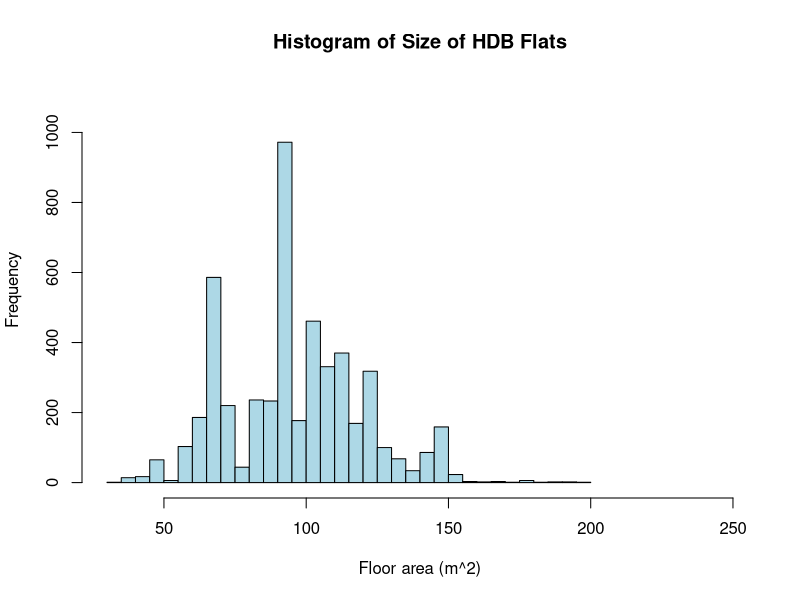
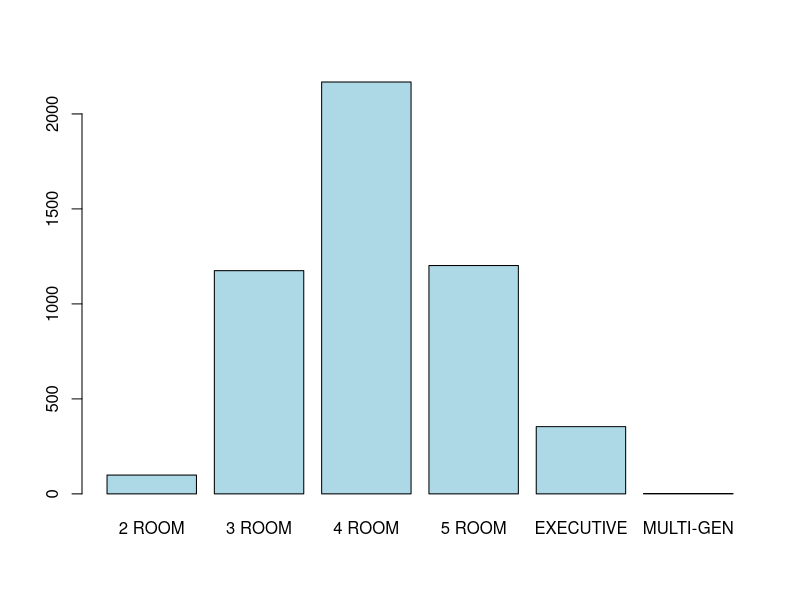
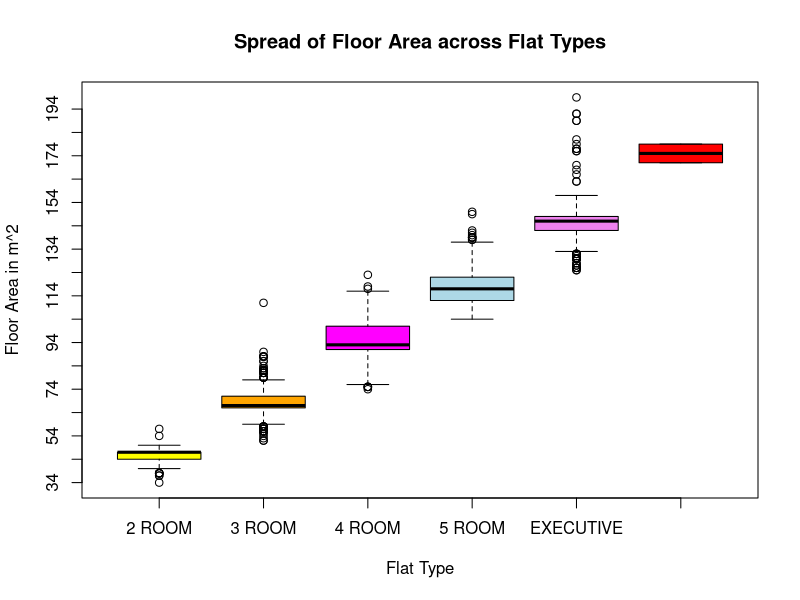
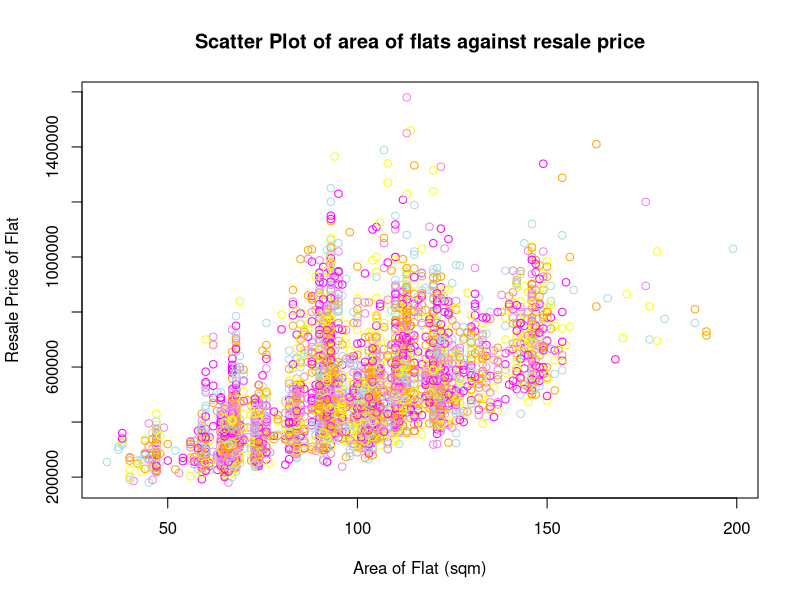
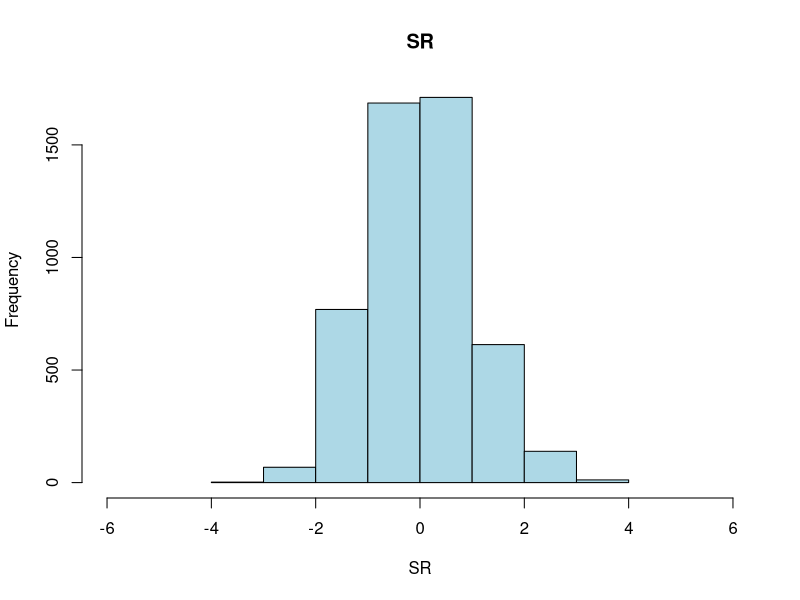
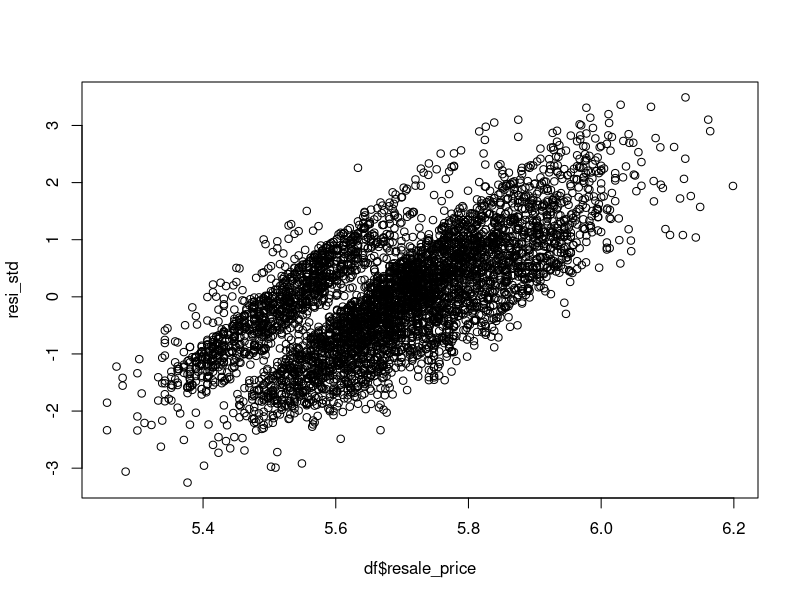
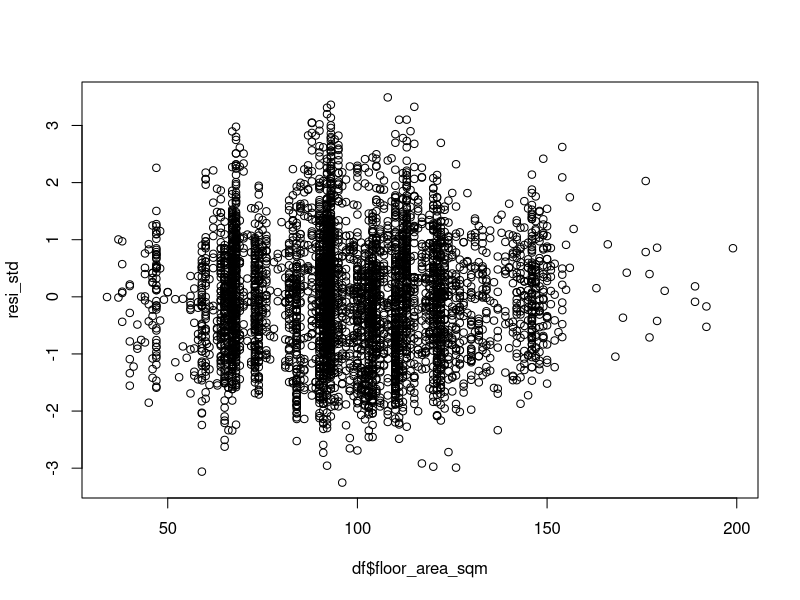

These figures' R source, in order:
setwd("/home/sad/Documents/nus/ST1131 Introduction to Statistics and Statistical Computing/assignment")

df = read.csv("hdb_2017_2025Feb_sample.csv")

df$flat_type [df$flat_type == "MULTI-GENERATION"] <- "MULTI-GEN"
gae = list()
for(i in unique(df$flat_model)){gae[[length(gae) + 1]] = list(i,mean(df[df$flat_model == i,]$resale_price))}
second = sapply(sapply(gae,`[`,2),`[`,1)
sorted = order(second)
sorted_gae = gae[sorted]
flat_models = sapply(sapply(sorted_gae,`[`,1),`[`,1)

split <- strsplit(df$remaining_lease," ")
years <- as.integer(sapply(split,`[`,1))
months <- as.integer(sapply(split,`[`,3)) / 12

split_level <- strsplit(df$storey_range," ")
lvl_1 <- as.integer(sapply(split_level,`[`,1))
lvl_2 <- as.integer(sapply(split_level,`[`,3))

for(i in seq(1:5000)){
  if (is.na(months[i])){
    df$remaining_lease_num[i] = years[i]
  }
  else{
    df$remaining_lease_num[i] = years[i] + months[i]
  }
  df$storey_mean[i] = (lvl_1[i] + lvl_2[i]) / 2
   
}

names(df)
flat_types = c("2 ROOM", "3 ROOM","4 ROOM","5 ROOM","EXECUTIVE","MULTI-GEN")
df$flat_type_num = factor(
  df$flat_type,
  levels = flat_types,
  labels=c(0,1,2,3,4,5))

df$flat_model_num = factor(
  df$flat_model,
  levels = flat_models,
  labels=c(0,1,2,3,4,5,6,7,8,9,10,11,12,13,14,15,16,17,18,19))
# story range, floor_area_sqm, remaining_lease, resale_price
# story_range

hist(
  df$floor_area_sqm, 
  freq=TRUE, 
  xlim = c(30,250), 
  breaks=(250-30)/5,
  xlab = "Floor area (m^2)",
  col="lightblue",
  ylim=c(0,1100),
  main = "Histogram of Size of HDB Flats"
)

barplot(table(df$flat_type),col="lightblue")
plot(
  df$flat_type_num,
  df$floor_area_sqm, 
  x.names=flat_types,
  xlab="Flat Type",
  ylab="Floor Area in m^2",
  main="Spread of Floor Area across Flat Types",
  xaxt="n",
  yaxt = "n",
  col=c("yellow","orange","magenta","lightblue","violet",'red')
)
axis(1, at=1:6, labels=flat_types) 
ticks <- seq(min(df$floor_area_sqm),max(df$floor_area_sqm), by = 10)
axis(side = 2, at = ticks, labels=ticks)
#for (i in flat_types){
#  print(boxplot.stats(df[grepl(i,df$flat_type),7]))
#}


plot(
  df$floor_area_sqm,df$resale_price,
  xlab="Area of Flat (sqm)",
  ylab="Resale Price of Flat",
  col=c("yellow","orange","magenta","lightblue","violet"),
  main="Scatter Plot of area of flats against resale price"
)
cov(df$floor_area_sqm,df$resale_price)
df$flat_type_num = as.factor(df$flat_type)
df$flat_model_num = as.factor(df$flat_model)
df$town = as.factor(df$town)
df$resale_price = log(df$resale_price,10)
m1 = lm(formula = resale_price ~ floor_area_sqm, data=df)
m2 = lm(formula = resale_price ~ floor_area_sqm + remaining_lease_num, data=df)
m3 = lm(formula = resale_price ~ floor_area_sqm + remaining_lease_num + storey_mean, data=df)
m4 = lm(formula = resale_price ~ floor_area_sqm + storey_mean + flat_type_num, data=df)
m5 = lm(formula = resale_price ~ floor_area_sqm + storey_mean + flat_type_num + town, data=df)

resi_std = rstandard(m4)
hist(
  resi_std, 
  freq=TRUE, 
  xlim = c(-6,6), 
  breaks=6,
  xlab = "SR",
  col="lightblue",
  main = "SR"
)


plot(df$resale_price,resi_std)
plot(df$floor_area_sqm,resi_std)

which(resi_std>3 |resi_std< (-3)) 
C = cooks.distance(m5)
which(C>1)

summary(m5)
